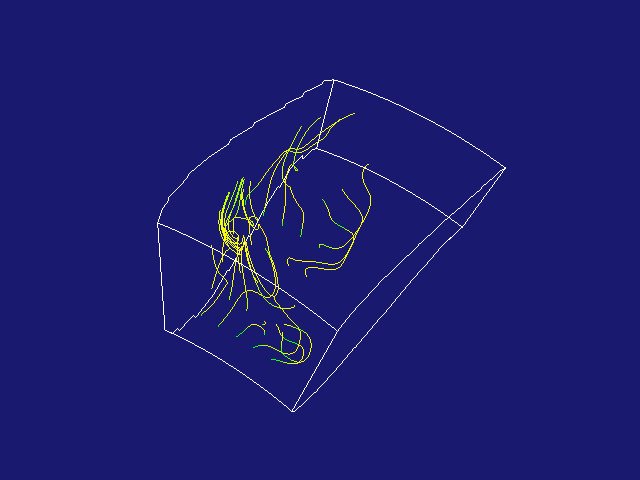

Write Python code to recreate this figure.
#!/usr/bin/env python

# Visualize combustor flow with streamlines seeded from a plane.

import os
from pathlib import Path

# Factory overrides: importing these modules registers the OpenGL rendering
# and interaction style implementations for vtkRenderingCore factory classes.
import vtkmodules.vtkInteractionStyle  # noqa: F401
import vtkmodules.vtkRenderingOpenGL2  # noqa: F401

# VTK pipeline classes used in this example
from vtkmodules.vtkFiltersCore import vtkStructuredGridOutlineFilter
from vtkmodules.vtkFiltersFlowPaths import vtkStreamTracer
from vtkmodules.vtkFiltersSources import vtkPlaneSource
from vtkmodules.vtkIOParallel import vtkMultiBlockPLOT3DReader
from vtkmodules.vtkRenderingCore import (
    vtkActor,
    vtkPolyDataMapper,
    vtkRenderWindow,
    vtkRenderWindowInteractor,
    vtkRenderer,
)

# Colors (normalized RGB)
midnight_blue = (0.098, 0.098, 0.439)
white = (1.0, 1.0, 1.0)

# Data directory
data_dir = Path(os.environ.get("VPE_DATA_DIR", Path(__file__).parent))

# Reader: load PLOT3D combustor dataset
pl3d = vtkMultiBlockPLOT3DReader()
pl3d.SetXYZFileName(str(data_dir / "combxyz.bin"))
pl3d.SetQFileName(str(data_dir / "combq.bin"))
pl3d.SetScalarFunctionNumber(100)
pl3d.SetVectorFunctionNumber(202)
pl3d.Update()

sg = pl3d.GetOutput().GetBlock(0)

# Source: planar seed grid for streamlines
seeds = vtkPlaneSource()
seeds.SetXResolution(4)
seeds.SetYResolution(4)
seeds.SetOrigin(2, -2, 26)
seeds.SetPoint1(2, 2, 26)
seeds.SetPoint2(2, -2, 32)

# Filter: trace streamlines forward through the flow field
streamline = vtkStreamTracer()
streamline.SetInputData(sg)
streamline.SetSourceConnection(seeds.GetOutputPort())
streamline.SetMaximumPropagation(200)
streamline.SetInitialIntegrationStep(0.2)
streamline.SetIntegrationDirectionToForward()

streamline_mapper = vtkPolyDataMapper()
streamline_mapper.SetInputConnection(streamline.GetOutputPort())

streamline_actor = vtkActor()
streamline_actor.SetMapper(streamline_mapper)

# Filter: outline around the data
outline = vtkStructuredGridOutlineFilter()
outline.SetInputData(sg)

outline_mapper = vtkPolyDataMapper()
outline_mapper.SetInputConnection(outline.GetOutputPort())

outline_actor = vtkActor()
outline_actor.SetMapper(outline_mapper)
outline_actor.GetProperty().SetColor(white)

# Renderer: assemble the scene
renderer = vtkRenderer()
renderer.AddActor(streamline_actor)
renderer.AddActor(outline_actor)
renderer.SetBackground(midnight_blue)

# Window: display the rendered scene
render_window = vtkRenderWindow()
render_window.AddRenderer(renderer)
render_window.SetWindowName("stream lines")
render_window.SetMultiSamples(0)
render_window.SetSize(640, 480)

# Scene: configure camera
renderer.GetActiveCamera().SetPosition(-32.8, -12.3, 46.3)
renderer.GetActiveCamera().SetFocalPoint(8.3, 0.03, 29.8)
renderer.GetActiveCamera().SetViewUp(0.2, 0.5, 0.9)

# Interactor: handle mouse and keyboard events
render_window_interactor = vtkRenderWindowInteractor()
render_window_interactor.SetRenderWindow(render_window)

# Launch the interactive visualization
render_window_interactor.Initialize()
render_window_interactor.Start()
